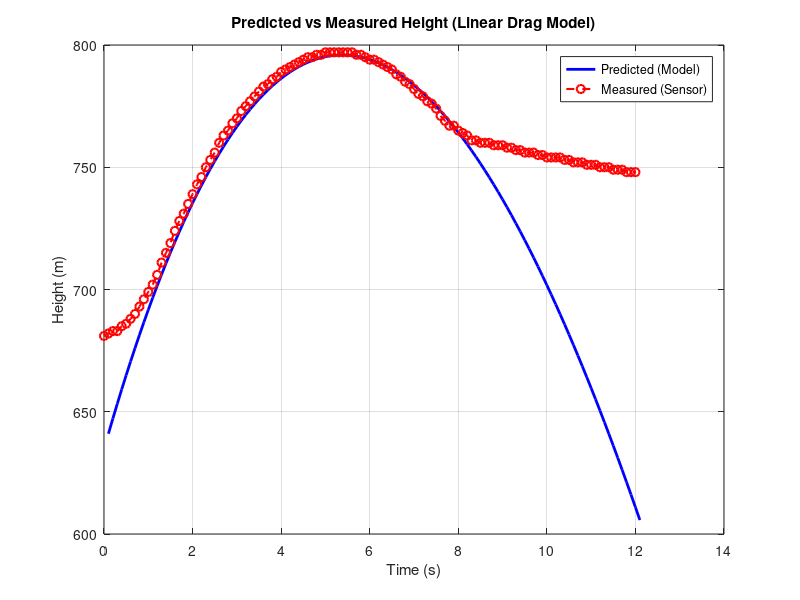

Recreate this plot in MATLAB.
% 参数（从STM32拟合得到）
y0 = 634.71;       % 初始高度 (m)
vy0 = 63.95;       % 初始垂直速度 (m/s)
alpha = 0.07;   % 阻力系数 k/m
g = 9.79136;       % 重力加速度

% 时间序列（与你实测的时间点一致）
dt = 0.1;                           % 采样间隔
t = 0.1:dt:12.1;                         % 模拟5秒
N = length(t);

% 高度递推数组
y_pred = zeros(1,N);

for i = 1:N
    ti = t(i);
    % 线性空气阻力高度公式
    y_pred(i) = y0 + (1/alpha)*(vy0 + g/alpha)*(1 - exp(-alpha*ti)) - (g/alpha)*ti;
end

% ======== 实测高度 (例如从传感器采集的值) =========
y_meas = [681, 682, 683, 683, 685, 686, 688, 690, 693, 696, 699, 702, 706, 711, 715, 719, 724, 728, 731, 735, 739, 743, 746, 750, 753, 756, 760, 763, 765, 768, 770, 773, 775, 777, 779, 781, 783, 784, 786, 787, 789, 790, 791, 792, 793, 794, 795, 795, 796, 796, 797, 797, 797, 797, 797, 797, 797, 796, 796, 795, 794, 794, 793, 792, 791, 790, 788, 787, 785, 784, 782, 780, 779, 777, 776, 774, 771, 769, 767, 767, 765, 764, 763, 761, 761, 760, 760, 760, 759, 759, 759, 758, 758, 757, 757, 756, 756, 756, 755, 755, 754, 754, 754, 754, 753, 753, 752, 752, 752, 751, 751, 751, 750, 750, 750, 749, 749, 749, 748, 748, 748]; 
t_meas = 0:dt:(length(y_meas)-1)*dt;

% ======== 画图对比 =========
figure;
plot(t, y_pred, 'b-', 'LineWidth', 2); hold on;
plot(t_meas, y_meas, 'ro--', 'MarkerSize', 6, 'LineWidth', 1.5);
xlabel('Time (s)');
ylabel('Height (m)');
title('Predicted vs Measured Height (Linear Drag Model)');
legend('Predicted (Model)', 'Measured (Sensor)');
grid on;
